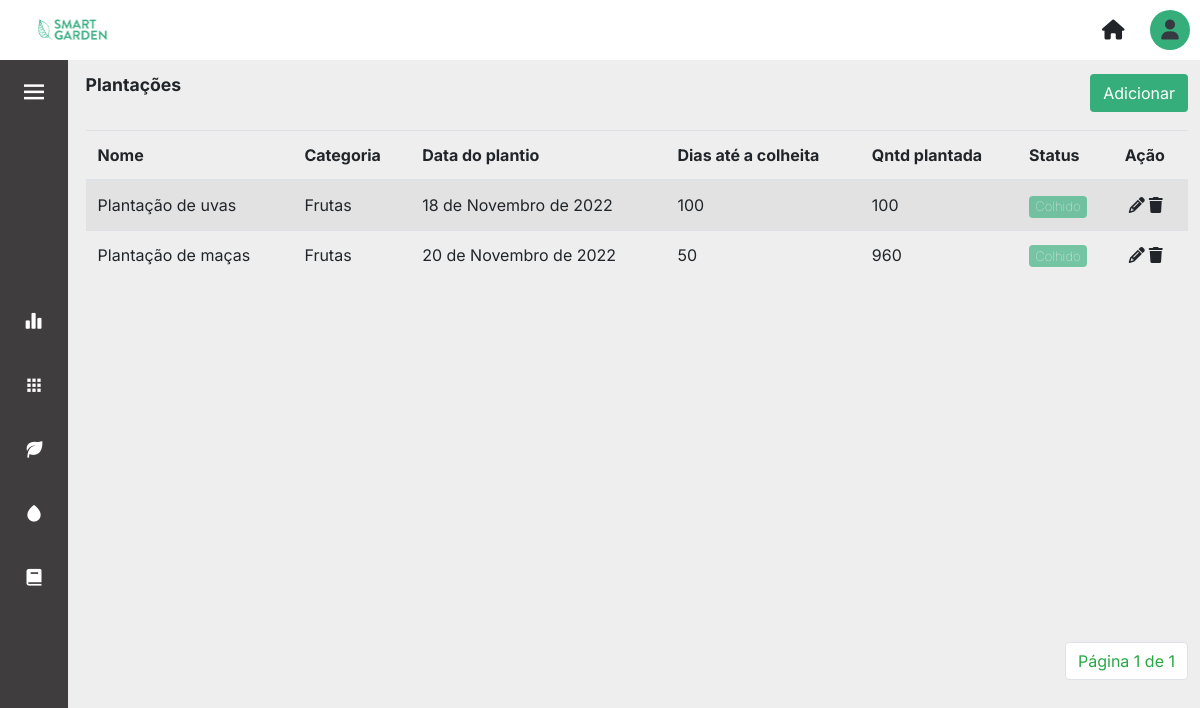
The page /plantacoes/ (signed in) on the database its author committed.
### core/models.py (models this page shows, shortened)
class Plantacao(models.Model):
    descricao = models.CharField(max_length=100)
    qntDiasColheita = models.IntegerField(null=True)
    qntPlantada = models.IntegerField(null=True)
    qntColhida = models.IntegerField(null=True, blank=True, default=0)
    dtPlantio = models.DateField(default=datetime.today)
    categoria = models.TextField(choices=Tipos_Categorias.choices, max_length=20, null=True, default=0)
    areacultivo = models.ForeignKey(AreaCultivo, on_delete=models.CASCADE, null=True)
    colhida = models.BooleanField(null=False, default=False)

### core/views.py (the view)
# urls.py: path('plantacoes/', views.plantacoes, name='plantacoes'),
def plantacoes(request):
    plantacoes = Plantacao.objects.all()
    paginator = Paginator(plantacoes, 6)
    page = request.GET.get('page')
    plantacoes = paginator.get_page(page)
    contexto = {
        'plantacoes': plantacoes
    }
    return render(request, 'plantações.html', contexto)

### templates/plantações.html (shortened to what this page needs)
{% extends 'layout.html' %} {% load static %} {% block content %}
<div>
    <div class="d-flex align-items-center justify-content-between mb-3">
		<p class="title-page">Plantações</p>
		<a href="{% url 'cadastrar_plantacoes' %}"><button type="button" class="btn btn_salvar">Adicionar</button></a>
	</div>
	<div class="table-content">
        <table class="table table-striped table-hover mt-3">
            <thead class="border-botton border-secondary">
                <tr>
                    <th scope="col">Nome</th>
                    <th scope="col">Categoria</th>
                    <th scope="col">Data do plantio</th>
                    <th scope="col">Dias até a colheita</th>
                    <th scope="col">Qntd plantada</th>
                    <th scope="col"></i>Status</th>
                    <th scope="col"></i>Ação</th>
                </tr>
            </thead>
            <tbody>
                {% for plantacao in plantacoes %}
                <tr>
                    <td>{{plantacao.descricao}}</td>
                    <td>{{plantacao.categoria}}</td>
                    <td>{{plantacao.dtPlantio}}</td>
                    <td>{{plantacao.qntDiasColheita}}</td>
                    <td>{{plantacao.qntPlantada}}</td>
                    <td>{% if plantacao.colhida == 0 %}
                        <a href="{% url 'update_colhida' plantacao.id %}"><button class="badge btn btn-sm btn_tables btn_red"> Não colhida </button></a>
                        {% else %}
                        <button class="badge btn btn-sm btn_tables btn_green disabled"> Colhido</button>
                        {% endif %}
                    </td>
                    <td><a href="{% url 'update_plantacoes' plantacao.id %}" class="m-1"><i class="fa-solid fa-pencil text-black"></i></a><a data-toggle="modal" data-target="#modal_confirm"><i class="fa-sharp fa-solid fa-trash text-black" data-toggle="modal fade" data-target="#exampleModal"></i></a></td>
                </tr>
                {% endfor %}
            </tbody>
        </table>
    </div>
    <div class="container_pagination">
		<nav aria-label="Page-navigation">
			<ul class="pagination">
			<li class="page-item"><a class="page-link text-success" href="#">Página {{plantacoes.number}} de {{plantacoes.paginator.num_pages}}</a></li>
			</ul>
		</nav>
	</div>
</div>
  {% endblock %}

### static/css/layout.css (style rules this page uses)
body { background-color: var(--light-color); overflow: hidden; }

### static/css/layout_sidebar.css (style rules this page uses)
a { text-decoration: none; }

### static/css/global.css (style rules this page uses)
* { margin: 0; padding: 0; }
:root { --nav-width: 68px; --gray-dark: #3f3d3d; --green-primary: #0bd692; --green-secondary: #36ae7c; --red-color: #f46060; --white-color: #ffffff; --light-color: #eeeeee; --body-font: 'Inter', sans-serif; --title-font: 'Roboto' sans-serif; --font-name: 'Raleway', sans-serif; --normal-font-size: 1rem; --z-fixed: 100; }
body { position: relative; font-family: var(--body-font); font-size: var(--normal-font-size); transition: 0.5s; max-width: 100vw; }
.table-content { min-height: 60vh; }
.title-page { font-family: var(--title-font); font-weight: 700; font-size: 1.1rem; }
.container_pagination { margin-top: 2rem; display: flex; position: relative; justify-content: flex-end; }

### static/css/areas.css (style rules this page uses)
a { color: inherit; }

### static/css/forms.css (style rules this page uses)
.btn_tables, .btn_tables:hover { color: var(--white-color) !important; font-weight: 100; font-size: 13px; }
.btn_green { background-color: var(--green-secondary) !important; }
.btn_salvar, .btn_salvar:hover { background-color: var(--green-secondary) !important; color: var(--white-color) !important; float: right; margin-left: 0.5rem; }

### rows shown on the page
Plantacao: descricao "Plantação de uvas", categoria "Frutas", dtPlantio "18 de Novembro de 2022", qntDiasColheita "100", qntPlantada "100", colhida "Colhido"
Plantacao: descricao "Plantação de maças", categoria "Frutas", dtPlantio "20 de Novembro de 2022", qntDiasColheita "50", qntPlantada "960", colhida "Colhido"

### other values the page prints
{{ plantacoes.number }} "1"
{{ plantacoes.paginator.num_pages }} "1"
